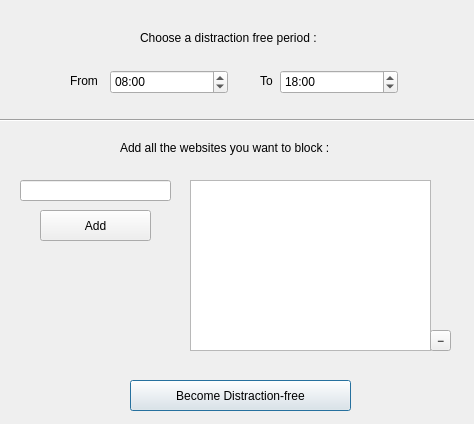
<?xml version="1.0" encoding="UTF-8"?>
<ui version="4.0">
 <class>Dialog</class>
 <widget class="QDialog" name="Dialog">
  <property name="geometry">
   <rect>
    <x>0</x>
    <y>0</y>
    <width>474</width>
    <height>424</height>
   </rect>
  </property>
  <property name="maximumSize">
   <size>
    <width>474</width>
    <height>424</height>
   </size>
  </property>
  <property name="windowTitle">
   <string>Dialog</string>
  </property>
  <widget class="QTimeEdit" name="timeBegin">
   <property name="geometry">
    <rect>
     <x>110</x>
     <y>70</y>
     <width>118</width>
     <height>24</height>
    </rect>
   </property>
   <property name="autoFillBackground">
    <bool>false</bool>
   </property>
   <property name="locale">
    <locale language="English" country="UnitedStates"/>
   </property>
   <property name="dateTime">
    <datetime>
     <hour>8</hour>
     <minute>0</minute>
     <second>0</second>
     <year>2000</year>
     <month>1</month>
     <day>1</day>
    </datetime>
   </property>
   <property name="displayFormat">
    <string>HH:mm</string>
   </property>
  </widget>
  <widget class="QTimeEdit" name="timeEnd">
   <property name="geometry">
    <rect>
     <x>280</x>
     <y>70</y>
     <width>118</width>
     <height>24</height>
    </rect>
   </property>
   <property name="locale">
    <locale language="English" country="UnitedStates"/>
   </property>
   <property name="inputMethodHints">
    <set>Qt::ImhPreferNumbers</set>
   </property>
   <property name="dateTime">
    <datetime>
     <hour>18</hour>
     <minute>0</minute>
     <second>0</second>
     <year>2000</year>
     <month>1</month>
     <day>1</day>
    </datetime>
   </property>
   <property name="minimumTime">
    <time>
     <hour>0</hour>
     <minute>0</minute>
     <second>0</second>
    </time>
   </property>
   <property name="currentSection">
    <enum>QDateTimeEdit::HourSection</enum>
   </property>
   <property name="displayFormat">
    <string>HH:mm</string>
   </property>
   <property name="calendarPopup">
    <bool>false</bool>
   </property>
   <property name="timeSpec">
    <enum>Qt::LocalTime</enum>
   </property>
   <property name="time">
    <time>
     <hour>18</hour>
     <minute>0</minute>
     <second>0</second>
    </time>
   </property>
  </widget>
  <widget class="QLabel" name="label">
   <property name="geometry">
    <rect>
     <x>70</x>
     <y>70</y>
     <width>31</width>
     <height>21</height>
    </rect>
   </property>
   <property name="text">
    <string>From</string>
   </property>
  </widget>
  <widget class="QLabel" name="label_2">
   <property name="geometry">
    <rect>
     <x>260</x>
     <y>70</y>
     <width>21</width>
     <height>21</height>
    </rect>
   </property>
   <property name="text">
    <string>To</string>
   </property>
  </widget>
  <widget class="QLabel" name="label_4">
   <property name="geometry">
    <rect>
     <x>140</x>
     <y>30</y>
     <width>211</width>
     <height>16</height>
    </rect>
   </property>
   <property name="text">
    <string>Choose a distraction free period :</string>
   </property>
  </widget>
  <widget class="Line" name="line">
   <property name="geometry">
    <rect>
     <x>-10</x>
     <y>110</y>
     <width>511</width>
     <height>20</height>
    </rect>
   </property>
   <property name="orientation">
    <enum>Qt::Horizontal</enum>
   </property>
  </widget>
  <widget class="QPushButton" name="addButton">
   <property name="geometry">
    <rect>
     <x>40</x>
     <y>210</y>
     <width>111</width>
     <height>31</height>
    </rect>
   </property>
   <property name="cursor">
    <cursorShape>PointingHandCursor</cursorShape>
   </property>
   <property name="mouseTracking">
    <bool>false</bool>
   </property>
   <property name="text">
    <string>Add</string>
   </property>
   <property name="flat">
    <bool>false</bool>
   </property>
  </widget>
  <widget class="QLineEdit" name="inputWebsite">
   <property name="geometry">
    <rect>
     <x>20</x>
     <y>180</y>
     <width>151</width>
     <height>21</height>
    </rect>
   </property>
   <property name="clearButtonEnabled">
    <bool>true</bool>
   </property>
  </widget>
  <widget class="QListWidget" name="listWidget">
   <property name="geometry">
    <rect>
     <x>190</x>
     <y>180</y>
     <width>241</width>
     <height>171</height>
    </rect>
   </property>
  </widget>
  <widget class="QPushButton" name="startButton">
   <property name="geometry">
    <rect>
     <x>130</x>
     <y>380</y>
     <width>221</width>
     <height>31</height>
    </rect>
   </property>
   <property name="cursor">
    <cursorShape>PointingHandCursor</cursorShape>
   </property>
   <property name="mouseTracking">
    <bool>false</bool>
   </property>
   <property name="text">
    <string>Become Distraction-free</string>
   </property>
   <property name="autoDefault">
    <bool>false</bool>
   </property>
   <property name="default">
    <bool>true</bool>
   </property>
   <property name="flat">
    <bool>false</bool>
   </property>
  </widget>
  <widget class="QLabel" name="label_3">
   <property name="geometry">
    <rect>
     <x>120</x>
     <y>140</y>
     <width>251</width>
     <height>16</height>
    </rect>
   </property>
   <property name="text">
    <string>Add all the websites you want to block :</string>
   </property>
  </widget>
  <widget class="QToolButton" name="removeButton">
   <property name="geometry">
    <rect>
     <x>430</x>
     <y>330</y>
     <width>21</width>
     <height>21</height>
    </rect>
   </property>
   <property name="text">
    <string>−</string>
   </property>
   <property name="iconSize">
    <size>
     <width>20</width>
     <height>20</height>
    </size>
   </property>
   <property name="toolButtonStyle">
    <enum>Qt::ToolButtonIconOnly</enum>
   </property>
   <property name="arrowType">
    <enum>Qt::NoArrow</enum>
   </property>
  </widget>
 </widget>
 <resources/>
 <connections/>
</ui>
